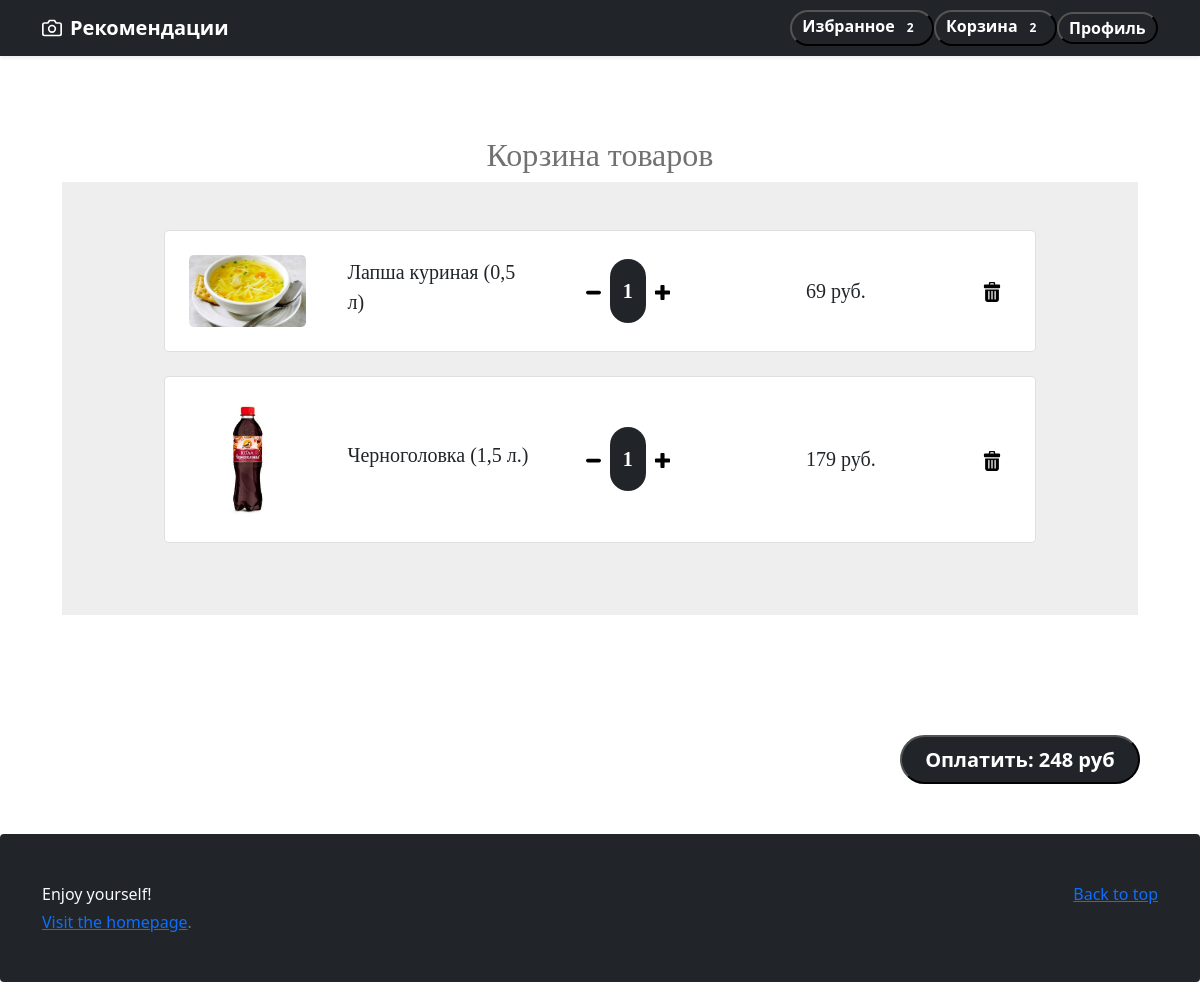
Page /cart (signed in) on the committed database.
### app.py (models this page shows, shortened)
class Product(db.Model):
    idItem = db.Column(db.Integer, primary_key=True)
    title = db.Column(db.String(50), nullable=False)
    desc = db.Column(db.String(200))
    price = db.Column(db.Integer, nullable=False)
    img = db.Column(db.String, nullable=False)
    idCategory = db.Column(db.Integer, nullable=False)
    @staticmethod
    def select_data_product_by_ids(prod_ids):
        sql = PRODUCTS_IN_PROD_IDS.format(prod_ids=prod_ids)
        cursor = db.session.execute(text(sql))
        return cursor.all()

### main.py (the view)
@app.route('/cart', methods=['POST', 'GET'])
def cart():
    if current_user.is_authenticated:
        if request.method == 'POST':
            itemsinbag = ItemsInBag.query.filter_by(idUser=current_user.id).all()
            if itemsinbag:
                orderId = insert_dataset_data(itemsinbag, current_user.id)
                orders_update(itemsinbag, orderId)
        items_in_cart = ItemsInBag.query.filter_by(idUser=current_user.id).all()
        prod_ids = "(" + ", ".join([str(item.idItem) for item in items_in_cart]) + ")"
        items_in_bag = Product.select_data_product_by_ids(prod_ids)
        iib_with_num = product_with_numItems(items_in_bag, (item.numItems for item in items_in_cart))
        cart, like = cart_and_like()
        return render_template('cart.html', items_in_bag_with_num=iib_with_num, cart=len(cart), like=len(like))
    else:
        return render_template('cart.html')

### helpers.py (called while the page is built)
def product_with_numItems(products, numItems):
    return [(product, numItem) for product, numItem in zip(products, numItems)]

### main.py (called while the page is built)
def cart_and_like():
    cart = ItemsInBag.query.filter_by(idUser=current_user.id).all()
    like = ItemsInFavorite.query.filter_by(idUser=current_user.id).all()
    return cart, like

@login_manager.user_loader
def load_user(user):
    return User.query.get(int(user))

### templates/cart.html (shortened to what this page needs)
{% extends 'base.html' %}
{% block style %}<link rel="stylesheet" href='/static/style/cart_style.css'/>{% endblock %}
{% block body %}
<main>
    <section class="cart">
        <div class="container-fluid">
            <div class="row justify-content-center">
                <div class="col-sm-6 bg-white rounded-pill">
                    <div class="cart-wrap">
                        <h2>Корзина товаров</h2>
                    </div>
                </div>
            </div>
            {% if items_in_bag_with_num %}
                    <section class="h-100" style="background-color: #eee;", id="iibwn">
                      <div class="container h-100 py-5">
                        <div class="row d-flex justify-content-center align-items-center h-100">
                          <div class="col-10" id="items">
                              {% for (item, num) in items_in_bag_with_num %}
                            <div class="card rounded-3 mb-4", id="{{item[0]}}-item">
                              <div class="card-body p-4">
                                <div class="row d-flex justify-content-between align-items-center">
                                  <div class="col-md-2 col-lg-2 col-xl-2">
                                    <img
                                      src="{{item[4]}}"
                                      class="img-fluid rounded-3">
                                  </div>
                                  <div class="col-md-3 col-lg-3 col-xl-3">
                                    <p class="lead fw-normal mb-2">{{item[1]}}</p>
                                  </div>
                                  <div class="col-md-3 col-lg-3 col-xl-2 d-flex">
                                    <button class="btn btn-link px-2"
                                            onclick="actionItem('{{item[0]}}', -1, '{{item[3]}}')">
                                    <img src="/static/icons/minus.svg" width="15" height="15">
                                    </button>
                                    <span id='{{item[0]}}' class="badge bg-dark rounded-pill"
                                          style="line-height: 50px; font-size: 20px">
                                        {{num}}
                                    </span>
                                    <button class="btn btn-link px-2"
                                            onclick="actionItem('{{item[0]}}', 1, '{{item[3]}}')">
                                      <img src="/static/icons/plus.svg" width="15" height="15">
                                    </button>
                                  </div>
                                  <div class="col-md-3 col-lg-2 col-xl-2 offset-lg-1">
                                    <h5 id='{{item[0]}}-price' class="mb-0">{{item[3] * num}} руб.</h5>
                                  </div>
                                  <div class="col-md-1 col-lg-1 col-xl-1 text-end">
                                    <button class="btn btn-link px-2"
                                        onclick="deleteItem('{{item[0]}}')">
                                        <img src="/static/icons/trash.svg" width="20" height="20">
                                    </button>
                                  </div>
                                </div>
                              </div>
                            </div>
                              {% endfor %}
                          </div>
                        </div>
                      </div>
                    </section>
            {% endif %}
        </div>
    </section>
    <form action="/cart" enctype="application/json" method="POST" style="margin: 0px 5% 50px 0">
        <button style="font-size : 100%;" class="badge bg-dark rounded-pill">
            <span id='amount' class="badge badge-primary" style="font-size: 20px">Оплатить</span>
        </button>
    </form>
</main>
{% endblock %}

### static/style/cart_style.css (style rules this page uses)
.cart { padding: 80px 50px 120px 50px; font-family: "SegoeWPN"; }
.cart-wrap { text-align: center; color: #6f7173; }
form { display: flex; justify-content: end; margin-right: 125px }

### rows in the picture
Product: img (picture), title "Лапша куриная (0,5 л)", item[3]*num "69"
Product: img (picture), title "Черноголовка (1,5 л.)", item[3]*num "179"

### other values in the picture
{{ like }} "2"
{{ cart }} "2"
{{ num }} "1" "1"
